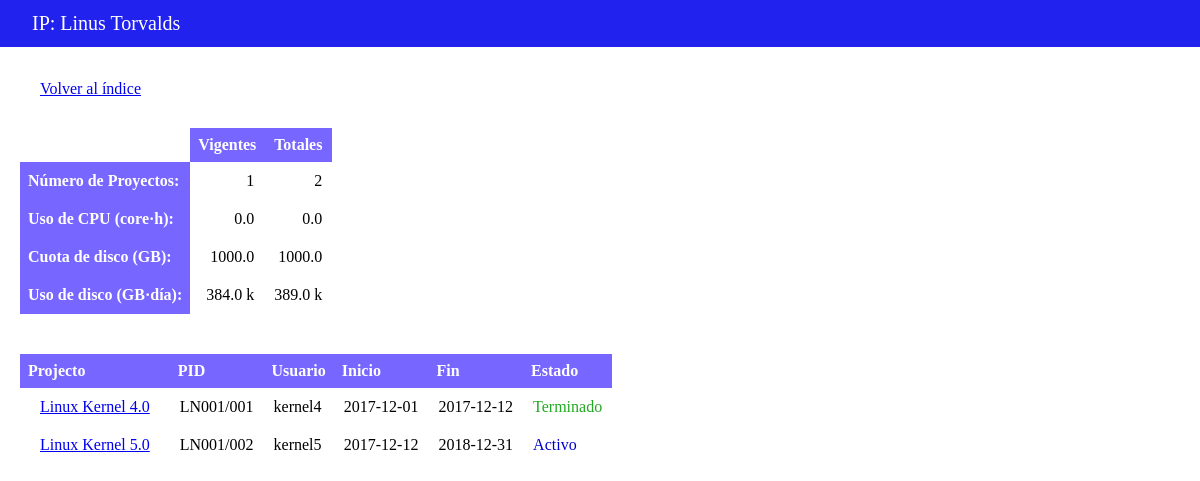
Screenshot of /ip/2 with the database file from the repository.
### projects/models.py (models this page shows, shortened)
class IP(models.Model):
    ip_name = models.CharField('Name of IP', max_length=200)
    def get_n_projs(self):
        n_total = len(self.project_set.all())
        n_open = len([x for x in self.project_set.all() if not x.finished])
        return n_open, n_total
    def get_cpuh(self):
        cpuh_active = 0
        cpuh_total = 0
        for p in self.project_set.all():
            c = p.cpuh
            cpuh_total += c
            if not p.finished:
                cpuh_active += c
        return [num2eng(x, 1) for x in [cpuh_active, cpuh_total]]
    def get_disk_usage(self):
        gbd_active = 0
        gbd_total = 0
        for p in self.project_set.all():
            c = p.get_disk_usage()
            gbd_total += c
            if not p.finished:
                gbd_active += c
        return [ num2eng(x,1) for x in [ gbd_active, gbd_total ] ]
    def get_quota_raw(self):
        q_active = 0
        q_total = 0
        for p in self.project_set.all():
            c = p.get_quota()
            q_total += c
            if not p.finished:
                q_active += c
        return q_active, q_total
    def get_quota(self):
        q_active, q_total = self.get_quota_raw()
        return [ num2eng(x,1) for x in [ q_active, q_total ] ]

class Project(models.Model):
    ip = models.ForeignKey(IP, on_delete=models.CASCADE)
    name = models.CharField(max_length=200)
    user = models.CharField(max_length=20)
    finished = models.BooleanField(default=False)
    in_buffer = models.BooleanField(default=False)
    cpuh = models.FloatField(default=0.0)
    proj_id = models.CharField(max_length=100)
    def get_disk_usage(self):
        ordered_projects = self.period_set.order_by("start")
        gbd = 0
        prev_q = None
        prev_end = ordered_projects[0].start
        for p in ordered_projects:
            dta = (p.end - prev_end).days
            gbd += dta*p.quota
            prev_end = p.end
            prev_q = p.quota
        if not self.finished:
            now = timezone.now()
            if prev_end < now:
                dta = (now - prev_end).days
                gbd += dta*prev_q
        return gbd
    def get_start(self):
        try:
            return Period.objects.filter(proj=self).filter(status="active").order_by("start")[0].start
        except:
            return None
    def get_start_str(self):
        try:
            return datetime.strftime(self.get_start(), "%Y-%m-%d")
        except:
            return None
    def get_end(self):
        try:
            return Period.objects.filter(proj=self).filter(status="active").order_by("-end")[0].end
        except:
            return None
    def get_end_str(self):
        try:
            return datetime.strftime(self.get_end(), "%Y-%m-%d")
        except:
            return None
    def get_quota(self):
        if self.finished:
            return 0
        return Period.objects.filter(proj=self.pk).order_by("-end")[0].quota
    def get_status(self):
        if self.finished:
            return 'Terminado'
        elif self.in_buffer:
            return 'Congelado'
        elif self.is_expired:
            return "Expirado"
        else:
            return "Activo"
    @property
    def is_expired(self):
        if self.get_end() < timezone.now():
            return 1
        return 0

class Period(models.Model):
    proj = models.ForeignKey(Project, on_delete=models.CASCADE)
    start = models.DateTimeField("Starting date")
    end = models.DateTimeField("Ending date")
    quota = models.FloatField(default=0)
    status = models.CharField(max_length=25, default="active")

### projects/views.py (the view)
# urls.py: path('ip/<int:ip_id>', views.ip_detail, name='ip_detail'),
def ip_detail(request, ip_id=None):
    ip = IP.objects.get(pk=ip_id)
    context = {
        'ip': ip,
    }
    return render(request, 'projects/ip_detail.html', context)

### projects/models.py (called while the page is built)
def num2eng(num, decimals=2):
    fmt = '{0:.' + str(decimals) + 'f}'
    if num > 10**6:
        return fmt.format(num/10**6) + ' M'
    elif num > 10**3:
        return fmt.format(num/10**3) + ' k'
    else:
        return fmt.format(num)

### projects/templates/projects/ip_detail.html (shortened to what this page needs)
{% load staticfiles %}
{% include "projects/header.html" %}
<div id="banner">
  <div id="project-head">
      IP: {{ ip.ip_name }}
  </div>
</div>
<div id="main-content">
<p><a href="{% url 'projects:index' %}">Volver al índice</a></p>
<p></p>
<table>
    <tr>
        <td></td>
        <th colspan=1 style="text-align: center">Vigentes</th>
        <th colspan=1 style="text-align: center">Totales</th>
    </tr>
    <tr>
        <th>Número de Proyectos:</th>
        <td style="text-align: right">{{ ip.get_n_projs.0 }}</td>
        <td style="text-align: right">{{ ip.get_n_projs.1 }}</td>
    </tr>
    <tr>
        <th>Uso de CPU (core·h):</th>
        <td style="text-align: right">{{ ip.get_cpuh.0 }}</td>
        <td style="text-align: right">{{ ip.get_cpuh.1 }}</td>
    </tr>
    <tr>
        <th>Cuota de disco (GB):</th>
        <td style="text-align: right">{{ ip.get_quota.0 }}</td>
        <td style="text-align: right">{{ ip.get_quota.1 }}</td>
    </tr>
    <tr>
        <th>Uso de disco (GB·d&iacute;a):</th>
        <td style="text-align: right">{{ ip.get_disk_usage.0 }}</td>
        <td style="text-align: right">{{ ip.get_disk_usage.1 }}</td>
    </tr>
</table>
<p></p>
<p></p>
<table>
    <tr>
        <th>Projecto</th>
        <th>PID</th>
        <th>Usuario</th>
        <th>Inicio</th>
        <th>Fin</th>
        <th>Estado</th>
    </tr>
    {% for proj in ip.project_set.all %}
    <tr class="period_row_{{ period.4 }}">
        <td><a href="{% url 'projects:detail' proj.id %}">{{ proj.name|truncatechars:45 }}</a></td>
        <td>{{ proj.proj_id }}</td>
        <td>{{ proj.user }}</td>
        <td>{{ proj.get_start_str }}</td>
        <td>{{ proj.get_end_str }}</td>
        <td class="{{ proj.get_status }}"> {{ proj.get_status }}</td>
    </tr>
    {% endfor %}
</table>

### projects/static/projects/style.css (style rules this page uses)
* { margin: 0; padding: 10; }
div#banner { margin: 0; position: absolute; top: 0; left: 0; width: 100%; background-color: #2222ee; }
div#project-head { position: left; width: 900px; margin: 0 0 0 20; padding: 2px; color: #ffffff; font-size: 125%; }
div#main-content { margin: 0; padding: 0; padding-top: 50px; }
table, th, td { border: 0px solid blue; }
table { padding: 50px; position: center; border-collapse: collapse; }
th { background-color: #7766ff; color: white; padding: 8px; text-align: left; }
td { text-align: left; vertical-align: middle; padding: 10px; }
td.Activo { color: #0000cc; }
td.Terminado { color: #22aa22; }

### rows the page displays
IP: ip_name "Linus Torvalds", get_n_projs.0 "1", get_n_projs.1 "2", get_cpuh.0 "0.0", get_cpuh.1 "0.0", get_quota.0 "1000.0", get_quota.1 "1000.0", get_disk_usage.0 "384.0 k", get_disk_usage.1 "389.0 k"
Project: name "Linux Kernel 4.0", proj_id "LN001/001", user "kernel4", get_start_str "2017-12-01", get_end_str "2017-12-12", get_status "Terminado"
Project: name "Linux Kernel 5.0", proj_id "LN001/002", user "kernel5", get_start_str "2017-12-12", get_end_str "2018-12-31", get_status "Activo"
